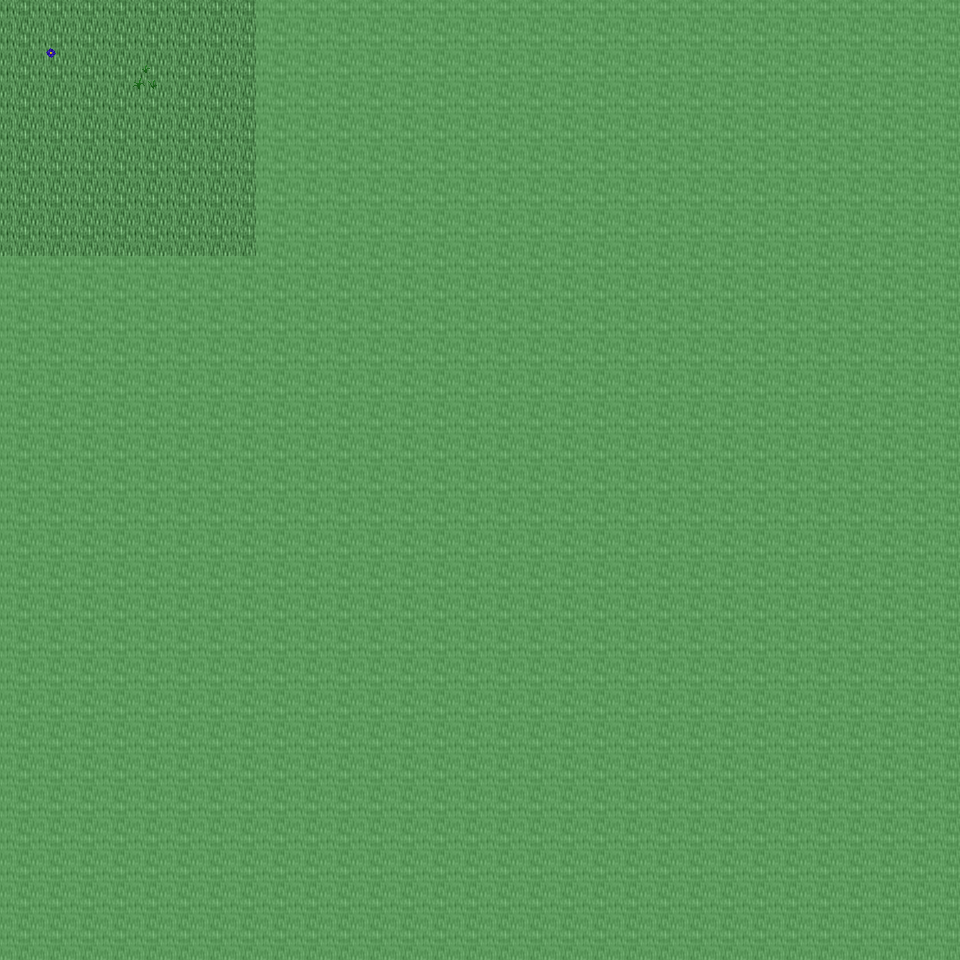

A 2D game scene composited from a Tiled map and its tileset images. What follows is a short description and the map's XML, with each tile layer's data collapsed to a summary:
An orthogonal 30x30 tile map with 32x32 px tiles, 6 tile layers (Ground, Object, Object2, Above, ...), 18 tilesets and 2 objects (2x mapchange).

<map version="1.0" orientation="orthogonal" renderorder="right-down" width="30" height="30" tilewidth="32" tileheight="32" nextobjectid="3">
  <tileset firstgid="1" name="tileset_ground_ground" tilewidth="32" tileheight="32" tilecount="33" columns="3">
    <image source="../drawable/tileset_ground_ground.png" width="96" height="352" />
  </tileset>
  <tileset firstgid="34" name="tileset_ground_ridge_earth_dark" tilewidth="32" tileheight="32" tilecount="96" columns="12">
    <image source="../drawable/tileset_ground_ridge_earth_dark.png" width="384" height="256" />
  </tileset>
  <tileset firstgid="130" name="tileset_plant_grasses" tilewidth="32" tileheight="32" tilecount="6" columns="3">
    <image source="../drawable/tileset_plant_grasses.png" width="96" height="64" />
  </tileset>
  <tileset firstgid="136" name="tileset_ground_grass_edges" tilewidth="32" tileheight="32" tilecount="36" columns="12">
    <image source="../drawable/tileset_ground_grass_edges.png" width="384" height="96" />
  </tileset>
  <tileset firstgid="172" name="tileset_ground_rock_pebbles" tilewidth="32" tileheight="32" tilecount="3" columns="1">
    <image source="../drawable/tileset_ground_rock_pebbles.png" width="32" height="96" />
  </tileset>
  <tileset firstgid="175" name="tileset_plant_flower_daisy_blue" tilewidth="32" tileheight="32" tilecount="8" columns="2">
    <image source="../drawable/tileset_plant_flower_daisy_blue.png" width="64" height="128" />
  </tileset>
  <tileset firstgid="183" name="tileset_plant_flower_daisy_white" tilewidth="32" tileheight="32" tilecount="8" columns="2">
    <image source="../drawable/tileset_plant_flower_daisy_white.png" width="64" height="128" />
  </tileset>
  <tileset firstgid="191" name="tileset_ground_cobbled_paving" tilewidth="32" tileheight="32" tilecount="1" columns="1">
    <image source="../drawable/tileset_ground_cobbled_paving.png" width="32" height="32" />
  </tileset>
  <tileset firstgid="192" name="tileset_item_pot_dark_barrel" tilewidth="32" tileheight="32" tilecount="2" columns="1">
    <image source="../drawable/tileset_item_pot_dark_barrel.png" width="32" height="64" />
  </tileset>
  <tileset firstgid="194" name="tileset_item_statue_green_stone" tilewidth="32" tileheight="32" tilecount="12" columns="4">
    <image source="../drawable/tileset_item_statue_green_stone.png" width="128" height="96" />
  </tileset>
  <tileset firstgid="206" name="tileset_logic_collision" tilewidth="32" tileheight="32" tilecount="1" columns="1">
    <image source="../drawable/tileset_logic_collision.png" width="32" height="32" />
  </tileset>
  <tileset firstgid="207" name="tileset_ground_pothole" tilewidth="32" tileheight="32" tilecount="4" columns="4">
    <image source="../drawable/tileset_ground_pothole.png" width="128" height="32" />
  </tileset>
  <tileset firstgid="211" name="tileset_object_suspension_bridge" tilewidth="32" tileheight="32" tilecount="24" columns="3">
    <image source="../drawable/tileset_object_suspension_bridge.png" width="96" height="256" />
  </tileset>
  <tileset firstgid="235" name="tileset_item_corpse_huge_animal" tilewidth="32" tileheight="32" tilecount="16" columns="2">
    <image source="../drawable/tileset_item_corpse_huge_animal.png" width="64" height="256" />
  </tileset>
  <tileset firstgid="251" name="tileset_ground_green_paving" tilewidth="32" tileheight="32" tilecount="18" columns="3">
    <image source="../drawable/tileset_ground_green_paving.png" width="96" height="192" />
  </tileset>
  <tileset firstgid="269" name="tileset_building_chimney_smoke" tilewidth="32" tileheight="32" tilecount="40" columns="4">
    <image source="../drawable/tileset_building_chimney_smoke.png" width="128" height="320" />
  </tileset>
  <tileset firstgid="309" name="tileset_building_huts" tilewidth="32" tileheight="32" tilecount="338" columns="26">
    <image source="../drawable/tileset_building_huts.png" width="832" height="416" />
  </tileset>
  <tileset firstgid="647" name="tileset_light_door_light" tilewidth="32" tileheight="32" tilecount="12" columns="3">
    <image source="../drawable/tileset_light_door_light.png" width="96" height="128" />
  </tileset>
  <layer name="Ground" width="30" height="30">
    <data>[900 cells, 218 non-empty, 2 distinct tile ids]</data>
  </layer>
  <layer name="Object" width="30" height="30">
    <data>[900 cells, 2 non-empty, 2 distinct tile ids]</data>
  </layer>
  <layer name="Object2" width="30" height="30">
    <data>[900 cells, 0 non-empty, 0 distinct tile ids]</data>
  </layer>
  <layer name="Above" width="30" height="30">
    <data>[900 cells, 0 non-empty, 0 distinct tile ids]</data>
  </layer>
  <layer name="Above2" width="30" height="30">
    <data>[900 cells, 0 non-empty, 0 distinct tile ids]</data>
  </layer>
  <layer name="Walkable" width="30" height="30">
    <data>[900 cells, 836 non-empty, 1 distinct tile ids]</data>
  </layer>
  <objectgroup name="MapEvents">
    <object id="1" name="north" type="mapchange" x="0" y="0" width="256" height="32">
      <properties>
        <property name="map" value="0_ados_mountain_n2_w2_x4_y3" />
        <property name="place" value="south" />
      </properties>
    </object>
    <object id="2" name="west" type="mapchange" x="0" y="0" width="32" height="256">
      <properties>
        <property name="map" value="0_ados_mountain_n2_w2_x3_y4" />
        <property name="place" value="east" />
      </properties>
    </object>
  </objectgroup>
</map>
